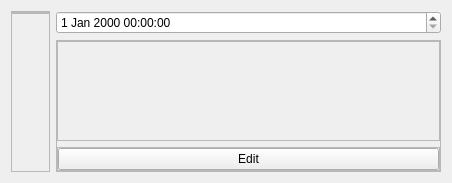
<?xml version="1.0" encoding="UTF-8"?>
<ui version="4.0">
 <class>Form</class>
 <widget class="QWidget" name="Form">
  <property name="geometry">
   <rect>
    <x>0</x>
    <y>0</y>
    <width>452</width>
    <height>183</height>
   </rect>
  </property>
  <property name="windowTitle">
   <string>Form</string>
  </property>
  <layout class="QGridLayout" name="gridLayout" columnstretch="1,10">
   <item row="1" column="1">
    <widget class="QFrame" name="frame_signture">
     <property name="frameShape">
      <enum>QFrame::StyledPanel</enum>
     </property>
     <property name="frameShadow">
      <enum>QFrame::Raised</enum>
     </property>
     <layout class="QVBoxLayout" name="verticalLayout_14" stretch="10,1">
      <property name="leftMargin">
       <number>0</number>
      </property>
      <property name="topMargin">
       <number>0</number>
      </property>
      <property name="rightMargin">
       <number>0</number>
      </property>
      <property name="bottomMargin">
       <number>0</number>
      </property>
      <item>
       <widget class="QFrame" name="frame_signature">
        <property name="frameShape">
         <enum>QFrame::StyledPanel</enum>
        </property>
        <property name="frameShadow">
         <enum>QFrame::Plain</enum>
        </property>
        <layout class="QVBoxLayout" name="verticalLayout_15">
         <property name="leftMargin">
          <number>0</number>
         </property>
         <property name="topMargin">
          <number>0</number>
         </property>
         <property name="rightMargin">
          <number>0</number>
         </property>
         <property name="bottomMargin">
          <number>0</number>
         </property>
        </layout>
       </widget>
      </item>
      <item>
       <widget class="QFrame" name="frame_sigedit">
        <property name="frameShape">
         <enum>QFrame::StyledPanel</enum>
        </property>
        <property name="frameShadow">
         <enum>QFrame::Raised</enum>
        </property>
        <layout class="QHBoxLayout" name="horizontalLayout_2">
         <property name="leftMargin">
          <number>0</number>
         </property>
         <property name="topMargin">
          <number>0</number>
         </property>
         <property name="rightMargin">
          <number>0</number>
         </property>
         <property name="bottomMargin">
          <number>0</number>
         </property>
         <item>
          <widget class="QPushButton" name="pushButton_editsig">
           <property name="text">
            <string>Edit</string>
           </property>
          </widget>
         </item>
        </layout>
       </widget>
      </item>
     </layout>
    </widget>
   </item>
   <item row="0" column="1">
    <widget class="QDateTimeEdit" name="dateTimeEdit_sig"/>
   </item>
   <item row="0" column="0" rowspan="2">
    <widget class="QFrame" name="frame_2">
     <property name="frameShape">
      <enum>QFrame::StyledPanel</enum>
     </property>
     <property name="frameShadow">
      <enum>QFrame::Raised</enum>
     </property>
     <layout class="QGridLayout" name="gridLayout_2">
      <property name="leftMargin">
       <number>0</number>
      </property>
      <property name="topMargin">
       <number>0</number>
      </property>
      <property name="rightMargin">
       <number>0</number>
      </property>
      <property name="bottomMargin">
       <number>0</number>
      </property>
      <item row="0" column="0" colspan="2">
       <widget class="QFrame" name="frame_intervenant">
        <property name="frameShape">
         <enum>QFrame::StyledPanel</enum>
        </property>
        <property name="frameShadow">
         <enum>QFrame::Raised</enum>
        </property>
        <layout class="QVBoxLayout" name="verticalLayout_16">
         <property name="leftMargin">
          <number>0</number>
         </property>
         <property name="topMargin">
          <number>0</number>
         </property>
         <property name="rightMargin">
          <number>0</number>
         </property>
         <property name="bottomMargin">
          <number>0</number>
         </property>
        </layout>
       </widget>
      </item>
      <item row="1" column="1">
       <spacer name="verticalSpacer">
        <property name="orientation">
         <enum>Qt::Vertical</enum>
        </property>
        <property name="sizeHint" stdset="0">
         <size>
          <width>20</width>
          <height>40</height>
         </size>
        </property>
       </spacer>
      </item>
     </layout>
    </widget>
   </item>
  </layout>
 </widget>
 <resources/>
 <connections/>
</ui>
